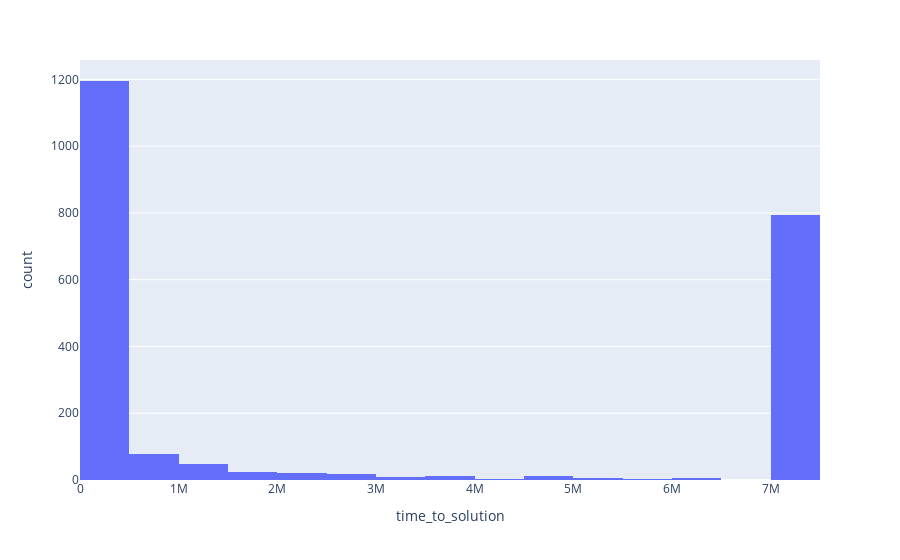

The notebook cell this image was saved under:
### Code cell
px.histogram(removed_exceptions[removed_exceptions.time_to_solution > 1000], x="time_to_solution", nbins=20)

### Figure 1 — Plotly figure (JSON) as saved in the notebook; plotly's stock layout.template omitted (floating-point values rounded to 4 significant figures; data arrays with more than 128 entries replaced by an {"elided": "..."} marker saying what was removed)
{"data": [{"alignmentgroup": "True", "bingroup": "x", "hovertemplate": "time_to_solution=%{x}<br>count=%{y}<extra></extra>", "legendgroup": "", "marker": {"color": "#636efa", "pattern": {"shape": ""}}, "name": "", "nbinsx": 20, "offsetgroup": "", "orientation": "v", "showlegend": false, "type": "histogram", "x": {"elided": "2229 int values"}, "xaxis": "x", "yaxis": "y"}], "layout": {"barmode": "relative", "legend": {"tracegroupgap": 0}, "margin": {"t": 60}, "xaxis": {"anchor": "y", "domain": [0, 1], "title": {"text": "time_to_solution"}}, "yaxis": {"anchor": "x", "domain": [0, 1], "title": {"text": "count"}}}}
